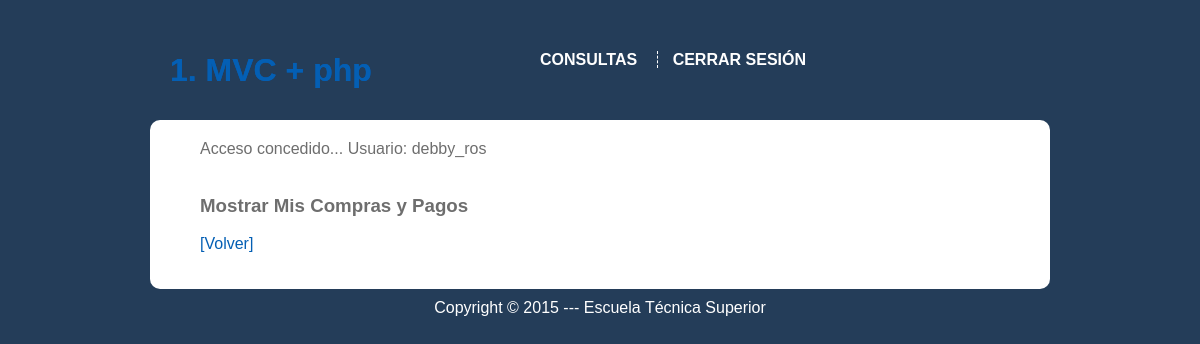
The app's page /index.php?c=consultas&a=cons4 (signed in), older data.
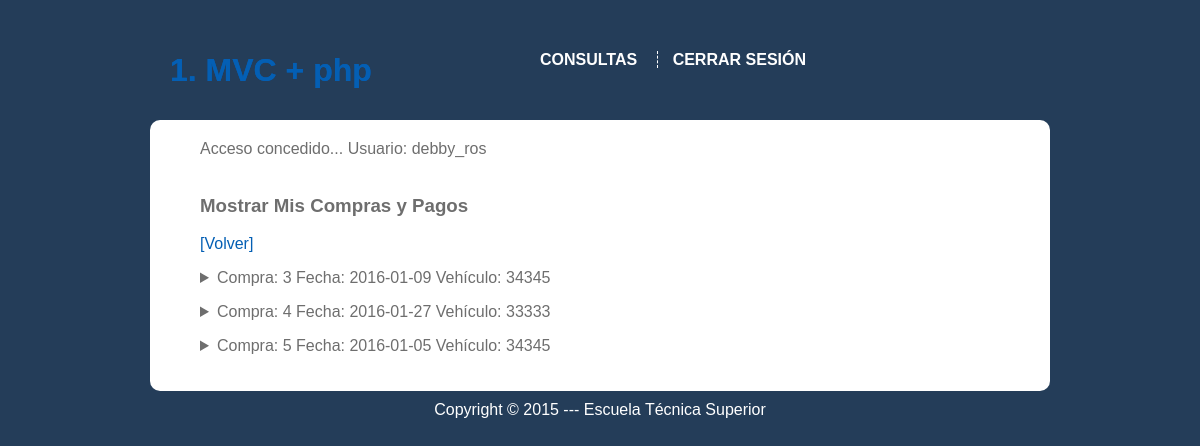
The same page, newer data.
### tables this page shows
CREATE TABLE IF NOT EXISTS `compras` (
  `comId` int(11) NOT NULL AUTO_INCREMENT,
  `tcId` int(11) NOT NULL,
  `usuId` int(11) NOT NULL,
  `vehId` int(11) NOT NULL,
  `comFecha` date NOT NULL,
  `comCuotas` int(11) NOT NULL,
  `comCantidad` int(11) NOT NULL,
  PRIMARY KEY (`comId`),
  KEY `tcId` (`tcId`,`usuId`,`vehId`),
  KEY `tcId_2` (`tcId`,`usuId`,`vehId`),
  KEY `tcId_3` (`tcId`),
  KEY `usuId` (`usuId`),
  KEY `vehId` (`vehId`)
);

CREATE TABLE IF NOT EXISTS `vehiculos` (
  `vehId` int(11) NOT NULL AUTO_INCREMENT,
  `vehMatricula` varchar(10) NOT NULL,
  `vehPrecio` int(11) NOT NULL,
  `vehCantidad` int(11) NOT NULL,
  `vehDescrip` mediumtext NOT NULL,
  `vehFoto` char(100) NOT NULL,
  `vehStatus` tinyint(4) NOT NULL DEFAULT '1',
  `modId` int(11) NOT NULL,
  `tvId` int(11) NOT NULL,
  PRIMARY KEY (`vehId`),
  UNIQUE KEY `vehMatricula` (`vehMatricula`),
  KEY `modId` (`modId`,`tvId`),
  KEY `tvId` (`tvId`),
  KEY `modId_2` (`modId`)
);

### index.php (called while the page is built, shortened)
<?php
    spl_autoload_register(function($clase){
        try {
            $rootPath = dirname(__FILE__);
            $file = realpath($rootPath . DS . str_replace("\\", DS, $clase) . ".php");
        }
        catch (Exception $ex){
            echo $ex->getMessage();
        }
    });
    $accion = (!empty($_GET['a'])) ? $_GET['a'] : "index";
    try{
        $controlo = new $controlador();
        $controlo->$accion();
    }
    catch (Exception $ex) {
        echo $ex->getMessage();
    }

### App/Session.php (called while the page is built, shortened)
<?php
class Session
{
    public static function get($clave) {
        return (isset($_SESSION["$clave"])) ? $_SESSION["$clave"] : null ;
    }
    public static function isLoggedIn() {
        return isset($_SESSION['logged_in']) && $_SESSION['logged_in'] == true;
    }
}

### Clases/Usuario.php (called while the page is built, shortened)
<?php
class Usuario implements IPersiste
{
    private $rol;
    function getRol() {
        return $this->rol;
    }
    function __construct($xid = 0, $xnick = null, $xpass = null, $xcorreo = null, $xnombre = null, $xapellido = null, $xstatus = null, $xrol = null) {
        $this->rol = $xrol;
    }
}

### Clases/Rol.php (called while the page is built, shortened)
<?php
class Rol implements IPersiste
{
    private $nombre;
    function getNombre() {
        return $this->nombre;
    }
    function __construct($xid = 0, $xnombre = null) {
        $this->nombre = strtoupper($xnombre);
    }
}

### Clases/Compra.php (called while the page is built, shortened)
<?php
class Compra implements IPersiste
{
    private $id;
    private $fecha;
    private $veh;
    private $pagos;
    function getId() {
        return $this->id;
    }
    function getFecha() {
        return $this->fecha;
    }
    function getVeh() {
        return $this->veh;
    }
    function getPagos() {
        return $this->pagos;
    }
    function setPagos($pagos) {
        $this->pagos = $pagos;
    }
    function __construct($xid = 0, $xfecha = null, $xcuotas = null, $xcant = null, $xtipo = null, $xuser = null, $xveh = null) {
        $this->id = $xid;
        $this->fecha = $xfecha;
        $this->veh = $xveh;
        $this->pagos = array();
    }
}

### App/Model.php (called while the page is built, shortened)
<?php
abstract class Model implements IModel
{
    protected $db;
    function __construct() {
        $this->db = new Database();
    }
    public function getBD(){
        return $this->db->getConnect();
    }
}

### App/Database.php (called while the page is built, shortened)
<?php
final class Database
{
    private $bd;
    public function __construct() {
        $this->dns='mysql:dbname=amnesia_1;host=localhost';
        $this->user='root';
        $this->pass='j1990d21';
        if (!isset($this->bd)) {
            $this->bd = new PDO($this->dns, $this->user, $this->pass);
            $this->bd->setAttribute(PDO::ATTR_ERRMODE, PDO::ERRMODE_EXCEPTION);
        }
    }
    public function getConnect() {
        return $this->bd;
    }
}
?>

### Model/ConsultaModel.php (called while the page is built, shortened)
<?php
class ConsultaModel extends Model
{
    function __construct() {
        $this->mod_tc = new TipocomModel();
        $this->mod_u = new UsuarioModel();
        $this->mod_v = new VehiculoModel();
    }
    public function cons4($user_id){
        $datos= array();
        $sql="SELECT * FROM compras WHERE usuId = ?";
        $consulta = $this->getBD()->prepare($sql);
        $consulta->execute([$user_id]);
        foreach($consulta->fetchAll(PDO::FETCH_ASSOC) as $row){
            $tipo = $this->mod_tc->findById($row['tcId']);
            $user = $this->mod_u->findById($row['usuId']);
            $veh = $this->mod_v->findById($row['vehId']);
            $com = new Compra($row['comId'], $row['comFecha'], $row['comCuotas'], $row['comCantidad'], $tipo, $user, $veh);
            $com->setPagos($this->findPagosByCompra($com));
            array_push($datos, $com);
        }
        return $datos;
    }
    private function findPagosByCompra($com){
        $datos = array();
        $consulta = $this->getBD()->prepare("SELECT * from pagos where comId = ? order by pagId desc");
        $consulta->execute([$com->getId()]);
        foreach($consulta->fetchAll(PDO::FETCH_ASSOC) as $row){
            $pago = new Pago($row['pagId'], $row['pagFecPago'], $row['pagFecVenc'], $row['pagMonto'],$row['pagCuotas']);
            array_push($datos, $pago);
        }
        return $datos;
    }
}

### Clases/Consulta.php (called while the page is built, shortened)
<?php
class Consulta implements IPersiste
{
    private $modelo;
    function __construct() {
        $this->modelo = new ConsultaModel();
    }
    public function cons4($user_id){
        return $this->modelo->cons4($user_id);
    }
}

### Clases/Vehiculo.php (called while the page is built, shortened)
<?php
class Vehiculo implements IPersiste
{
    private $mat;
    function getMat() {
        return $this->mat;
    }
    function __construct($xid = 0, $xmat = null, $xprecio = null, $xcant = null, $xdescrip = null, $xfoto = null, $xstatus = null, $xmodelo = null, $xtipo = null) {
        $this->mat = $xmat;
    }
}

### Model/VehiculoModel.php (called while the page is built, shortened)
<?php
class VehiculoModel extends Model
{
    private $mod_tv;
    private $mod_mod;
    function __construct() {
        $this->mod_tv = new TipovehModel();
        $this->mod_mod = new ModeloModel();
    }
    public function findById($id){
        $consulta = $this->getBD()->prepare("select * from vehiculos WHERE vehId = ?");
        $consulta->execute(array($id));
        if($consulta->rowCount() > 0) {
            $res = $consulta->fetchAll(PDO::FETCH_ASSOC)[0];
            $tipo = $this->mod_tv->findById($res['tvId']);
            $modelo = $this->mod_mod->findById($res['modId']);
            return new Vehiculo($res['vehId'], $res['vehMatricula'], $res['vehPrecio'], $res['vehCantidad'], $res['vehDescrip'],$res['vehFoto'],$res['vehStatus'], $modelo, $tipo);
        }
        else {
            return null;
        }
    }
}

### Model/RolModel.php (called while the page is built, shortened)
<?php
class RolModel extends Model
{
    public function findById($id) {
        $consulta = $this->getBD()->prepare("SELECT * FROM roles WHERE rolId = ?");
        $consulta->execute(array($id));
        if($consulta->rowCount() > 0) {
            $res= $consulta->fetchAll(PDO::FETCH_ASSOC)[0];
            return new Rol($res['rolId'], $res['rolNombre']);
        }
        else {
            return null;
        }
    }
}

### Model/UsuarioModel.php (called while the page is built, shortened)
<?php
class UsuarioModel extends Model
{
    private $mod_r;
    function __construct() {
        $this->mod_r= new RolModel();
    }
    public function findById($id) {
        $consulta = $this->getBD()->prepare("SELECT * FROM usuarios WHERE usuId = ?");
        $consulta->execute(array($id));
        if($consulta->rowCount() > 0) {
            $res= $consulta->fetchAll(PDO::FETCH_ASSOC)[0];
            $rol= $this->mod_r->findById($res['rolId']);
            return new Usuario($res['usuId'], $res['usuNick'], $res['usuPass'], $res['usuMail'], $res['usuNombre'], $res['usuApellido'], $res['usuStatus'], $rol);
        }
        else {
            return null;
        }
    }
}

### View/Consultas/cons4.php (the view, shortened to what this page needs)
<h3>Mostrar Mis Compras y Pagos</h3>
<p>
    <a href="index.php?c=consultas&a=index">[Volver]</a>
</p>
<?php foreach($compras as $compra){?>
    <p>
        <details>
            <summary>
                <?php echo "Compra: ".$compra->getId()." Fecha: ".$compra->getFecha()." Vehículo: ".$compra->getVeh()->getMat(); ?>
            </summary>
            <br />
        </details>
    </p>
<?php } ?>

### Controller/ConsultasController.php (shortened to what this page needs)
<?php
class ConsultasController extends Controller
{
    public function cons4(){
        if($this->checkUser()){
            $this->redirect(array('cons4.php'),array(
                "compras" =>  $this->getPaginator()->paginar((new Consulta())->cons4(Session::get('log_in')->getId())),
                "paginador" => $this->getPaginator()->getPages()
            ));
        }
    }
    protected function getTypeRole() {
        return "NORMAL";
    }
}

### App/Controller.php (shortened to what this page needs)
<?php
abstract class Controller
{
    public function redirect($route=array(),$dates = array()) {
        try {
            $folder= (count($route)>1) ? $route[0] : $this->deleteWordController();
            $file= (count($route)>1) ? $route[1] : $route[0];
            $path = $this->createFile(APPLICATION_PATH . DS . "View" . DS . $folder. DS . $file,$dates);
            echo $this->createFile(APPLICATION_PATH . DS . 'Public'. DS .'layout.php', array('content' => $path));
        }
        catch (Exception $ex) {
            echo $ex->getMessage();
        }
    }
    private function createFile($file,$dates=array()) {
        try {
            extract($dates);
            require $file;
            return ob_get_clean();
        }
        catch (Exception $ex) {
            echo $ex->getMessage();
        }
    }
    private function deleteWordController(){
        return preg_replace("/[^a-zA-Z0-9]+/", "", str_replace("Controller", "", get_class($this)));
    }
    protected function checkUser(){
        if(Session::get("log_in")!= null and Session::get("log_in")->getRol()->getNombre() == $this->getTypeRole()){
            return true;
        }
        else {
            Session::set("msg","Debe loguearse como ". $this->getMessageRole() ." para acceder.");
            $this->redirect(array('Main','index.php'));
        }
    }
}

### Public/layout.php (shortened to what this page needs)
<!DOCTYPE html>
<html xmlns="http://www.w3.org/1999/xhtml">
    <head>
        <link href="Public/css/estilos.css" rel="stylesheet" type="text/css" />
    </head>
    <body>
        <body>
            <div id="main">
                <div id="header">
                    <div id="logo">
                        <h1><a href="index.php?c=main&a=index">1. MVC + php</a></h1>
                    </div>
                    <div id="menu">
                        <div id="top_menu">
                            <ul>
                                <?php if(\App\Session::isLoggedIn() == true){ ?>
                                    <?php if(\App\Session::get("log_in")!= null and \App\Session::get("log_in")->getRol()->getNombre() == "ADMIN"){ ?>
                                        <li><a href="index.php?c=usuarios&a=tareas">Tareas</a></li>
                                    <?php } else if(\App\Session::get("log_in")!= null and \App\Session::get("log_in")->getRol()->getNombre() == "NORMAL"){ ?>
                                        <li><a href="index.php?c=consultas&a=index">Consultas</a></li>
                                    <?php } ?>
                                    <li><a href="index.php?c=usuarios&a=logout">Cerrar Sesión</a></li>
                                <?php } else { ?>
                                    <li><a href="index.php?c=usuarios&a=login">Iniciar Sesión</a></li>
                                    <li><a href="index.php?c=usuarios&a=add">Registrarse</a></li>
                                <?php } ?>
                            </ul>
                        </div>
                    </div>
                </div>
                <div id="content">
                    <?php
                        if (\App\Session::get('msg')!=null) {
                            echo \App\Session::get('msg')."<br /><br />";
                        }
                        echo $content;
                    ?>
                </div>
                <div id="footer">
                    Copyright &copy; 2015 --- Escuela T&eacute;cnica Superior
                </div>
        </div>
    </body>
</html>

### Public/css/cuerpo.css (style rules this page uses)
body { margin: 0; background: #243D59; font-family: Arial, sans-serif; }
h1,h2,h3,h4 { text-shadow: 0 2px 0 #FFFFFF; }
ul { list-style: circle; }
a { color: #045FB4; text-decoration: none; }
#main { position: relative; margin: 0 auto 0 auto; width: 900px; padding-top: 20px; }
#header { width: 900px; height: 100px; }
#logo { width: 270px; float: left; margin: 0; padding: 10px 10px 10px 20px; height: 80px; }
#logo h1 { color: #FFFFFF; line-height: 80px; text-shadow: 0 0 0; margin: 0; }
#menu { width: 580px; height: 80px; float: left; margin: 0; padding: 10px; }
#content { background: #999999; color: #6E6E6E; width: 830px; padding: 20px 20px 20px 50px; background: white; font-family: "Trebuchet MS", sans-serif; border-radius: 10px; -ms-border-radius: 10px; -moz-border-radius: 10px; -webkit-border-radius: 10px; -khtml-border-radius: 10px; overflow: hidden; }
#top_menu { height: 60px; position: relative; width: 530px; margin: 0 auto 0 auto; color: white; overflow: hidden; text-transform: uppercase; background: url(../img/menu_background_1.jpg) repeat-x; border-radius: 5px; }
#top_menu ul { line-height: 60px; margin: 0; color: white; }
#top_menu ul li { display: inline; margin-left: 15px; padding-left: 15px; border-left: 1px dashed; color: white; }
#top_menu ul li:first-child { border-left:none; padding-left: 0; }
#top_menu ul li a { color: #FFFFFF; font-weight: bold; text-decoration: none; }
#footer { color: #FFFFFF; width: 880px; padding:10px; text-align: center; }

Row changes from the older to the newer data that the page shows:
now on this page (row edited): compras: comId "3", comFecha "2016-01-09", vehId.vehMatricula "34345"
added compras: comId "4", comFecha "2016-01-27", vehId.vehMatricula "33333"
added compras: comId "5", comFecha "2016-01-05", vehId.vehMatricula "34345"
